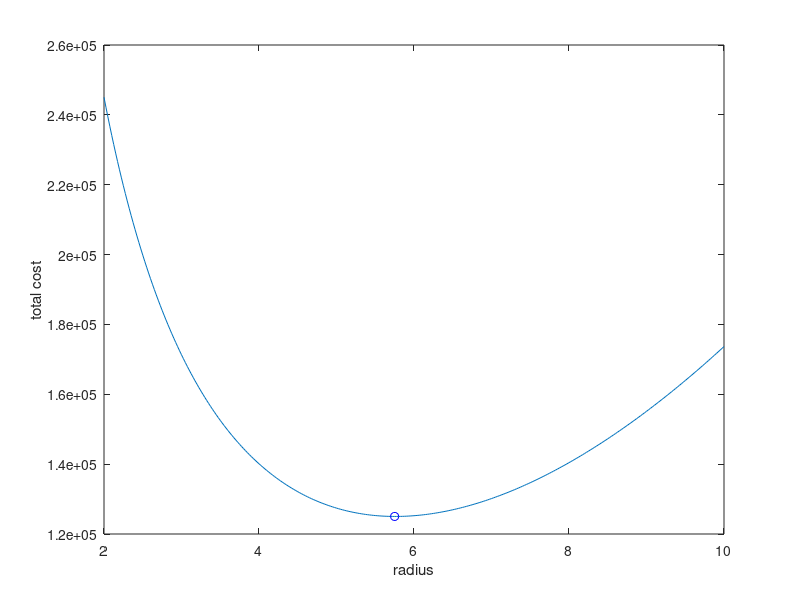

Source code (MATLAB):
% Name: Andrew Pang
% Date: 22 MAR 2019
% Task 5 : Water Tank
clear all; close all; clc;

%creates row vector for radius with 0.025m increment
r = 2:0.025:10;

%calculates the corresponding height for each value of r
height = (800 - (2/3)*pi*r.^3)./(pi*r.^2);

%calculates the total cost for corresponding values of r and height
cost = 300*(2*pi*r).*height + 400*2*pi*r.^2;

%plots a graph of total cost against radius
plot(r,cost);

%labels the axes
xlabel('radius');
ylabel('total cost');

%holds onto the graph for second plot
hold on

%finds the minimum cost and its position in the matrix
[ minvalue , minpos ] = min(cost);

%finds the correspoding height and radius
min_cost = minvalue
cor_height = height(minpos)
cor_radius = r(minpos)

%plots the minimum point
plot(cor_radius,minvalue,'bo');








